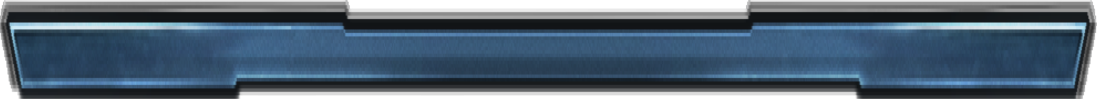
#> input picture Data/Barre_1.png, 1097 x 99 px, given in place of Fond_ecran.png, which was not available
$ python Projet_Fin_annee_V3.py   (older library calls are emulated)
#> lines starting #> are read from the running program, lines starting #| are printed output that depends on the picture; pictures that were not available may be replaced by others from this repository, and a replacement may not be noted
#!/usr/bin/python3
#Projet fin d'année ISN
from tkinter import *
from tkinter.font import *
import time
from PIL import Image, ImageTk
import random
from threading import Thread
import math

#résolution automatique
ecr = Tk()
ecr.attributes("-fullscreen", True)
RésX = ecr.winfo_screenwidth()
RésY = ecr.winfo_screenheight()

#Facteur de diminution et vitesse balle
global F
F = RésX/1920
VitesseBalle = 5
VitesseCurseur = 15
#Taille Police
TaillePolice = round(30*F)

#zone de jeu
global ZoneJeu
ZoneJeu = Canvas(ecr, width=RésX, height=RésY, bg="#606060", bd=0, confine=True)

#Créer le fond d'écran *1*
image = Image.open("Data/Fond_ecran.png")
#> image is the input picture: PIL image 1097x99 RGBA; mean R, G, B, A 58.1, 76.4, 93.4, 223.7
image = image.resize((RésX, RésY), Image.ANTIALIAS)
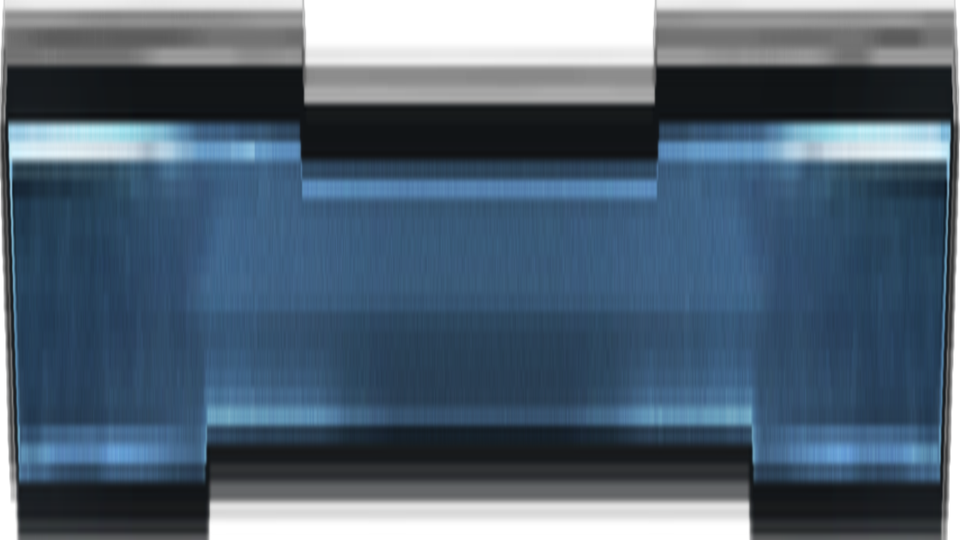
#> image: PIL image 1920x1080 RGBA (shown at 1/2 size); mean R, G, B, A 59.2, 77.4, 94.5, 223.7; transparent parts drawn white
FondEcrand = ImageTk.PhotoImage(image)
ZoneJeu.create_image(RésX//2,RésY//2,image=FondEcrand)

#fonctions boutons
global Quitter
Quitter = False
def FctBoutonQuitter(event):
    global Quitter
    Quitter = True

#définition du curseur *2*
image3 = Image.open("Data/Barre_3.png")
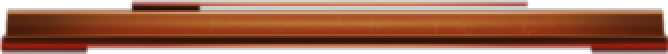
#> input picture Data/Barre_3.png, 334 x 27 px (shown 2 times larger)
#> image3 is the input picture: PIL image 334x27 RGBA; mean R, G, B, A 107.3, 48.4, 22.4, 188.1
image3 = image3.resize((round(200*F), round(25*F)), Image.ANTIALIAS)
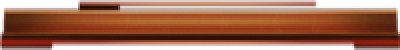
#> image3: PIL image 200x25 RGBA (shown 2 times larger); mean R, G, B, A 107.2, 48.2, 22.1, 188; transparent parts drawn white
ImgCurseur1 = ImageTk.PhotoImage(image3)
global Curseur
Curseur = ZoneJeu.create_image(RésX//2, 800*F,image=ImgCurseur1)

#Définition des variables
global Points
Points = 0
global MoveCurseurDroit
MoveCurseurDroit = False
global MoveCurseurGauche
MoveCurseurGauche = False
global x
global y
global lancé
lancé = False
global LabGagne
#> (the run stopped early here; a loop or call above may not have finished)
